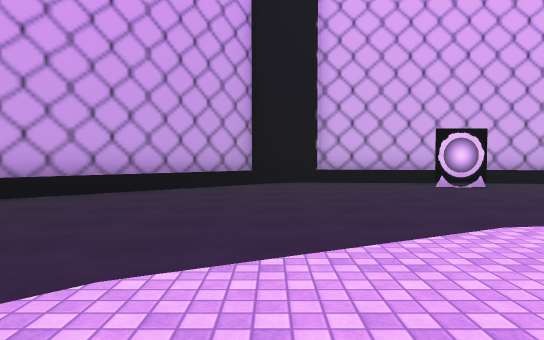
View 1 (above)

18 first-person views from a walk through a 3-D level made in the Unity game engine. The camera is 1.2 m above the floor, tilts 2° down and sees 70° across. The floor is counted in squares, 2 m on a side. Each view is taken from the middle of a square. On the plan, view 1 faces up. The plan holds only what a view shows up to about 11 squares ahead; the rest is blank. The place goes on beyond the plan. The player is left out. Some surface patterns are stand-ins.

View 2
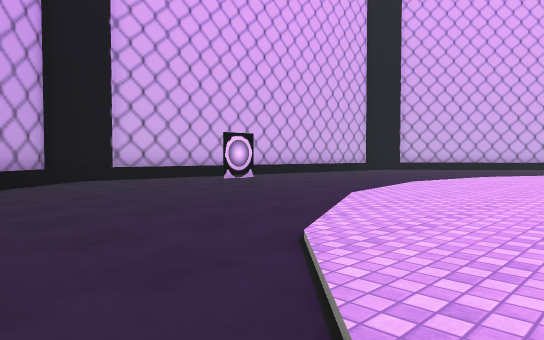

View 3
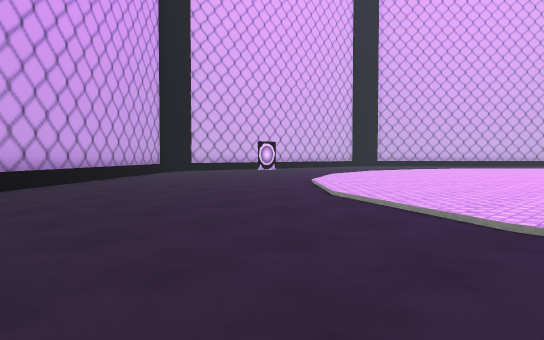

View 4
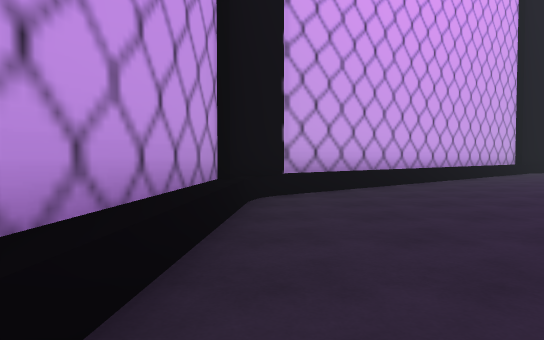

View 5
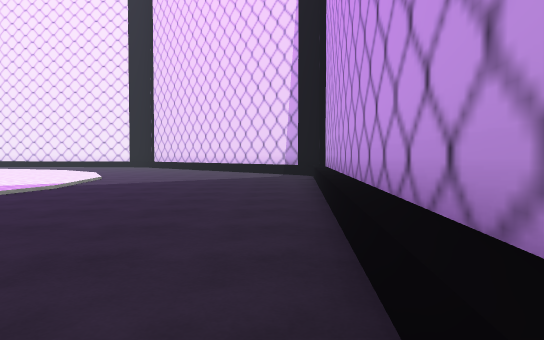

View 6
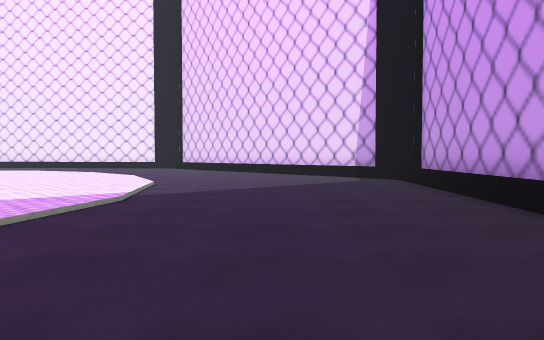

View 7
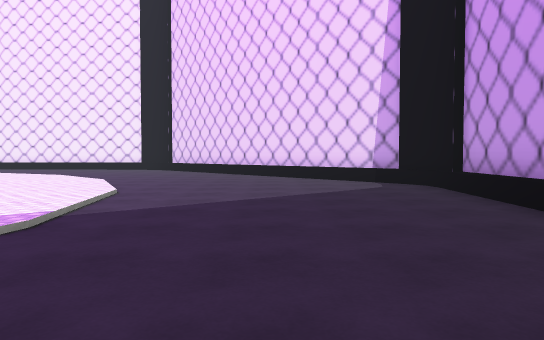

View 8
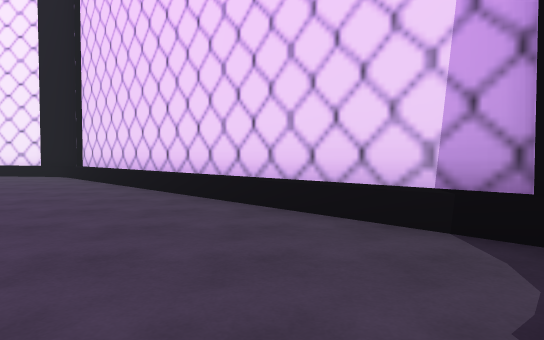

View 9
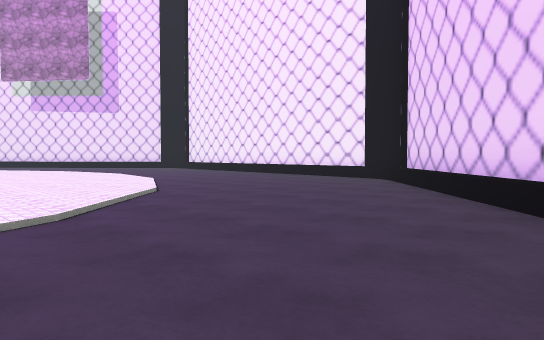

View 10
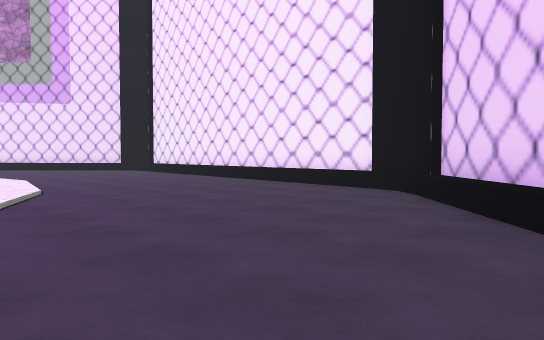

View 11
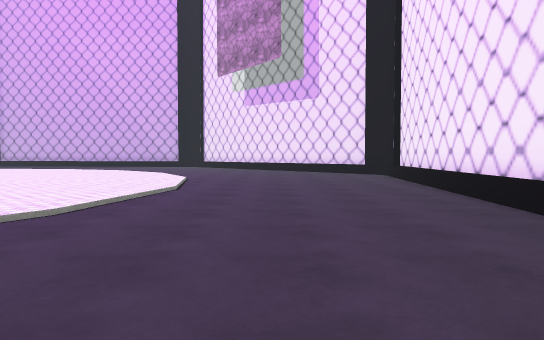

View 12
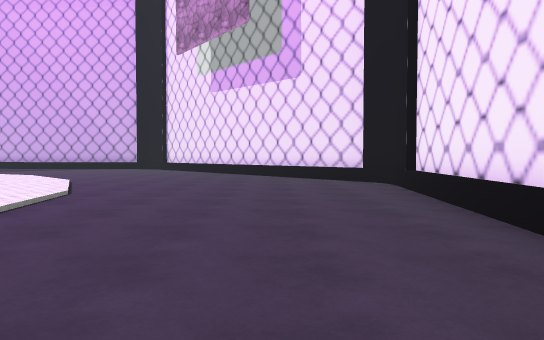

View 13
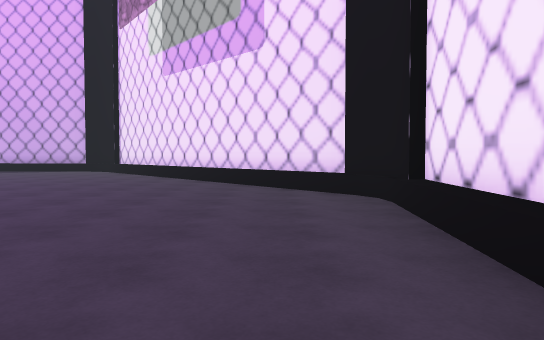

View 14
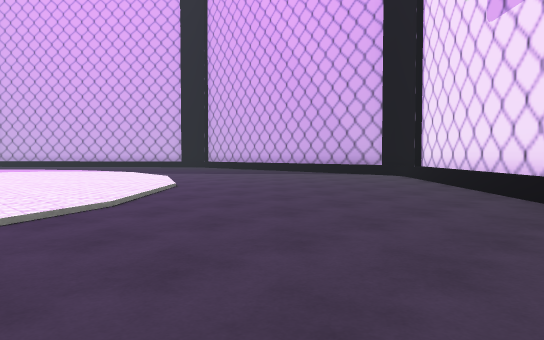

View 15
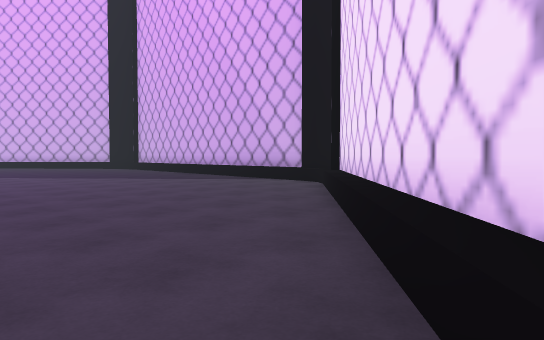

View 16
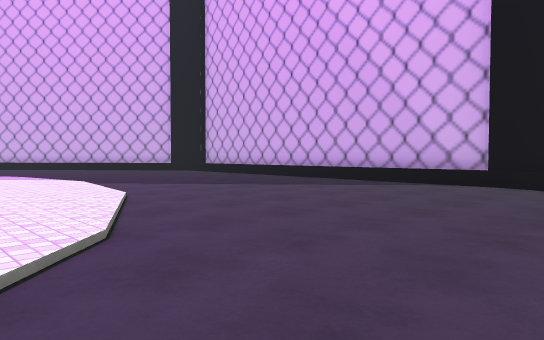

View 17
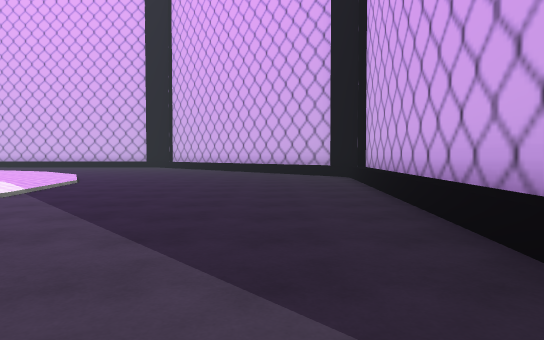

View 18
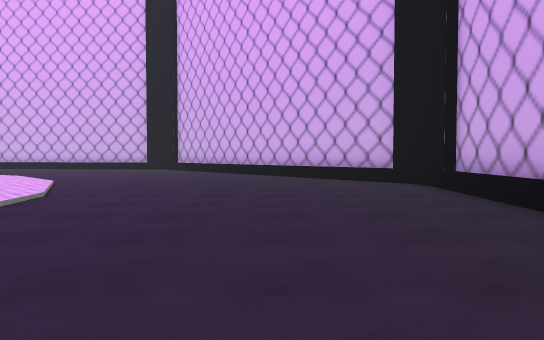

### Floor plan
Key: @ floor where view 1 was taken; # wall or solid block; . main floor; : floor 0.25 m higher than the main floor; / step, stairs or slope; ^ raised ledge; P portal.
Columns run from 11 left of view 1 to 22 right of it. Each row starts with its distance up from view 1.
 10           #########
  9           #.......
  8         ^^.....P..
  7        ^^........
  6       #^..........
  5      #.............
  4     #...............
  3   ##........//::::://
  2  ##.......//:::::::::  .......^#
  1  #......./:::::::      /.......#
  0  #....../::@:::        :/.......##
 -1  #......::::::::       ::........#
 -2  #...../::::::::       ::/.......#
 -3  #.....:::::            ::......^
 -4  #.....                 ::......^
 -5  #..../:                 :/.....#
 -6  #..../::                :/.....#
 -7  #..../::             ::::/.....#
 -8  ^.....:::            ::::/.....#
 -9  ^.....::::           ::::......#
-10 #....../:::           :::/......#
-11 #.......::::         ::::/......#
-12  #....../::::    ::: :::/.......#
-13   #....../:::::::::: ::/........#
-14    #....../:::::::::::/........##
-15    ##......//::::::://........#
-16     ##.......///////.........#
-17      #^....................^#
-18       #^..................^^
-19        ^^................##
-20         ^^..............#
-21          ######^^......#
-22                  ######

Positions as (right, up) in squares from view 1, and headings:
1: (0, 0), facing up
2: (-3, 0), facing up-right
3: (-8, -4), facing up-right
4: (-9, -4), facing up
5: (-9, 1), facing down
6: (-7, -1), facing down
7: (-7, -3), facing down
8: (-8, -9), facing down
9: (-7, -11), facing down-right
10: (-5, -14), facing down-right
11: (-2, -18), facing right
12: (2, -19), facing right
13: (5, -20), facing right
14: (9, -19), facing up-right
15: (13, -19), facing up-right
16: (12, -15), facing up-right
17: (19, -12), facing up
18: (18, -9), facing up
